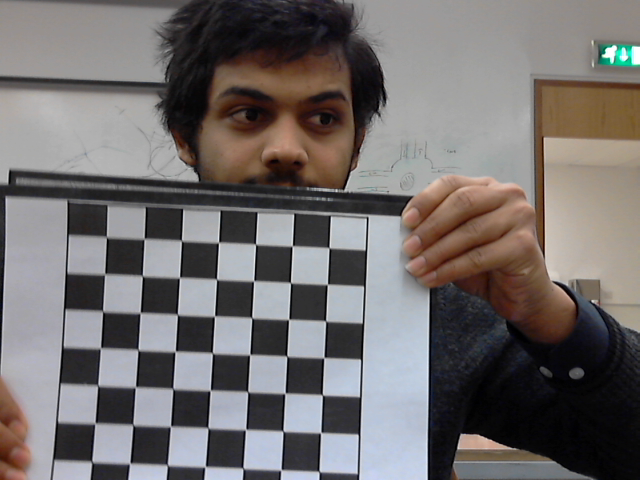
#> input picture old/webcam/Images/frame-0.png, 640 x 480 px; its folder holds 4 pictures in this run
$ python Calibration.py   (Python 2 division)
#> lines starting #> are read from the running program, lines starting #| are printed output that depends on the picture; after the words box and inside, x2 and y2 are one past the last pixel; in counts of white or black regions, pixels touching at a corner belong together
import numpy as np
import cv2
from glob import glob
import cPickle as pickle

def getCamera(imgs, boardSize):
    #imgs is a list of image file names and board size is a tuple (x,y)
    # termination criteria
#> called with boardSize = (7, 7)
    criteria = (cv2.TERM_CRITERIA_EPS + cv2.TERM_CRITERIA_MAX_ITER, 30, 0.001)

    # prepare object points, like (0,0,0), (1,0,0), (2,0,0) ....,(6,5,0)
    objp = np.zeros((boardSize[0]*boardSize[1],3), np.float32)
    objp[:,:2] = np.mgrid[0:boardSize[0],0:boardSize[1]].T.reshape(-1,2)

    # Arrays to store object points and image points from all the images.
    objpoints = [] # 3d point in real world space
    imgpoints = [] # 2d points in image plane.

    for i in imgs:
        img = cv2.imread(i)
#> img is the input picture: shape (480, 640, 3); mean B, G, R 109.2, 109.8, 114.5
        gray = cv2.cvtColor(img,cv2.COLOR_BGR2GRAY)
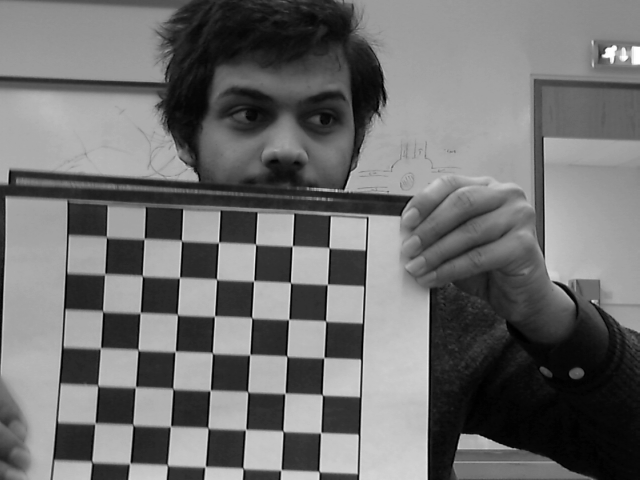
#> gray: shape (480, 640); min 0, max 255, mean 111.1


        # Find the chess board corners
        ret, corners = cv2.findChessboardCorners(gray, boardSize,None)
#> ret = True; corners = 49 rows, first 8: [109, 239], [142, 242], [184, 242], [218.5, 242.4], [255.5, 244.2], [292.2, 246], [329, 247.8], [104.8, 273.6]

        # If found, add object points, image points (after refining them)
        if ret == True:
            objpoints.append(objp)

            cv2.cornerSubPix(gray,corners,(11,11),(-1,-1),criteria)
            imgpoints.append(corners)

            # Draw and display the corners
            cv2.drawChessboardCorners(img, boardSize, corners,ret)
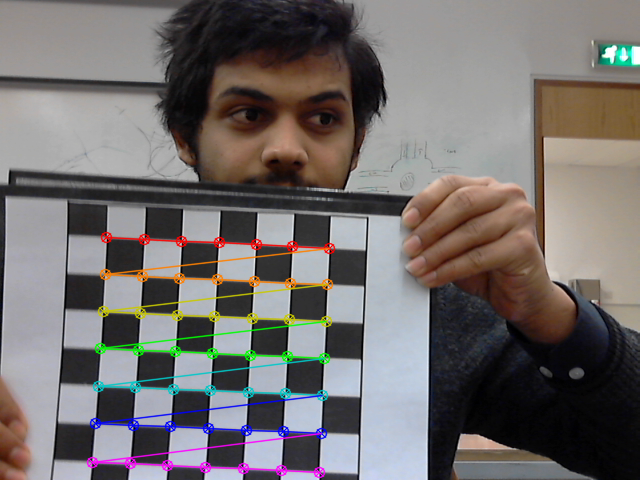
#> img: shape (480, 640, 3); 4.11% of pixels changed, all inside (x1, y1, x2, y2) = (86, 231, 336, 479)
            cv2.imshow(i,img)
            cv2.waitKey(500)
        else:
            print "No Chessboard Detected in {}".format(i)
#> pass 2 of the loop in getCamera, `for i in imgs:`:
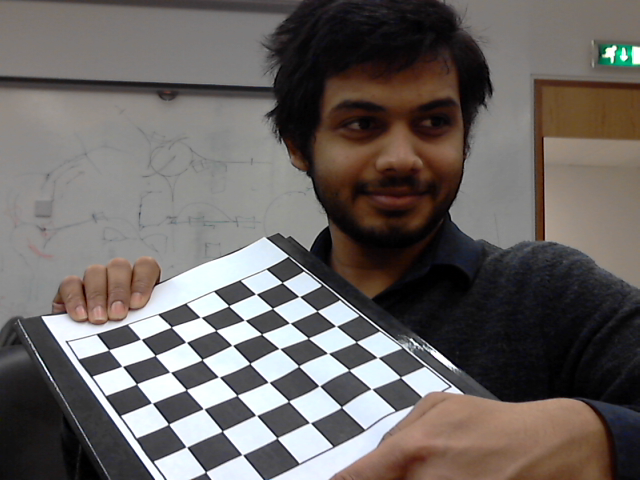
#> input picture old/webcam/Images/frame-1.png, 640 x 480 px
#> in getCamera, img is the input picture: shape (480, 640, 3); mean B, G, R 98.1, 100.8, 106.4
#> in getCamera, `gray = cv2.cvtColor(img,cv2.COLOR_BGR2GRAY)`:
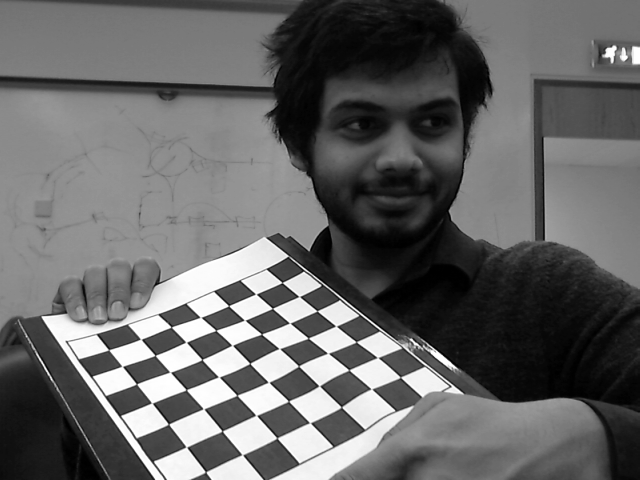
#> gray: shape (480, 640); min 0, max 255, mean 102.1
#> corners = 49 rows, first 8: [400.4, 377.2], [371.5, 388.9], [341.4, 407], [310.1, 422.9], [277, 438], [242.5, 454.7], [205.6, 472], [377.9, 357.7]
#> in getCamera, `cv2.drawChessboardCorners(img, boardSize, corners,ret)`:
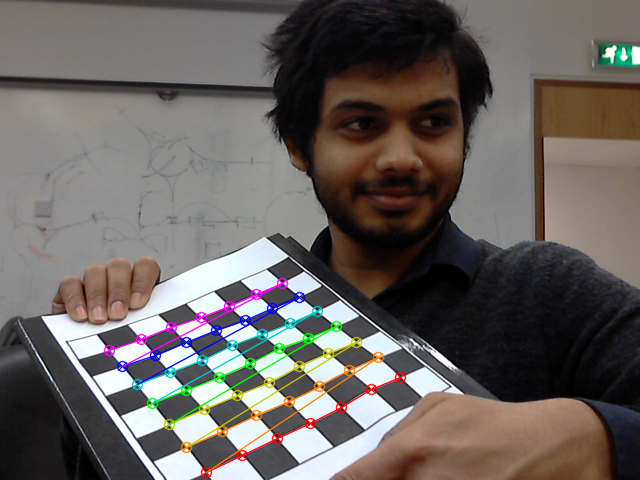
#> img: shape (480, 640, 3); 3.44% of pixels changed, all inside (x1, y1, x2, y2) = (103, 277, 407, 479)
#> pass 3 of the loop in getCamera, `for i in imgs:`:
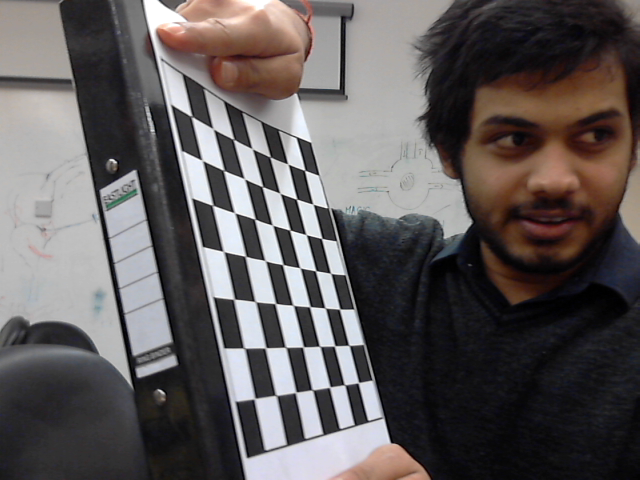
#> input picture old/webcam/Images/frame-2.png, 640 x 480 px
#> in getCamera, img is the input picture: shape (480, 640, 3); mean B, G, R 90.1, 90, 95.1
#> in getCamera, `gray = cv2.cvtColor(img,cv2.COLOR_BGR2GRAY)`:
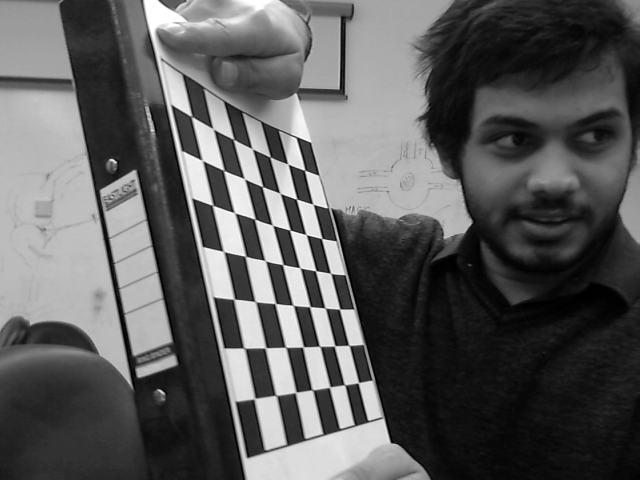
#> gray: shape (480, 640); min 0, max 255, mean 91.5
#> corners = 49 rows, first 8: [191.5, 116.4], [213.2, 128.9], [233.6, 139.4], [252.3, 148.9], [270.1, 157], [287.8, 163.9], [304.6, 170.4], [202.2, 160.3]
#> in getCamera, `cv2.drawChessboardCorners(img, boardSize, corners,ret)`:
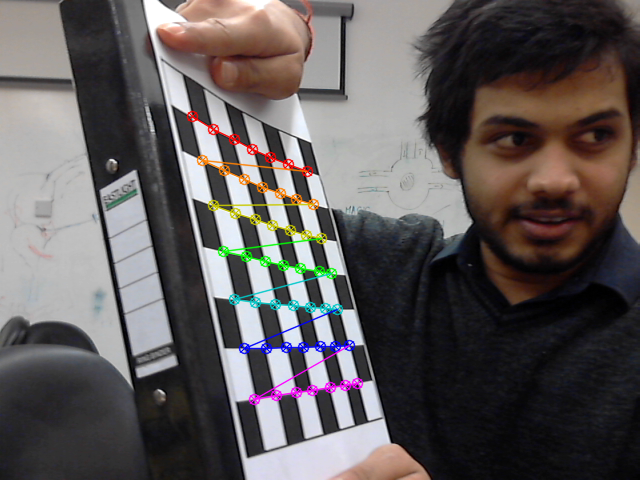
#> img: shape (480, 640, 3); 2.61% of pixels changed, all inside (x1, y1, x2, y2) = (186, 110, 364, 406)
#> the loop made 4 passes; the first 3 are shown

    cv2.destroyAllWindows()

    ret, mtx, dist, _, _ = cv2.calibrateCamera(objpoints, imgpoints, gray.shape[::-1],None,None)

    h,  w = img.shape[:2]
#> h = 480; w = 640
    newcameramtx, _ = cv2.getOptimalNewCameraMatrix(mtx,dist,(w,h),1,(w,h))
    return newcameramtx, mtx, dist

def main():
	# getting file names
	files = glob('Images/f*.png')
	boardSize = (7,7)

	# Getting Camera matrix
	optimal_matrix, mtx, dist = getCamera(files, boardSize)

	f = open('camera_intrinsic_params.pkl','w')
#> (the run stopped early here; a loop or call above may not have finished)
